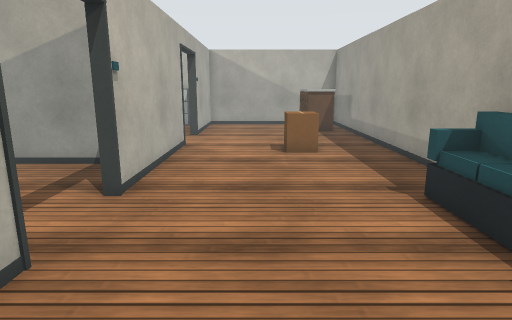
View 1 (above)

16 first-person views from a walk through a Gazebo world. The camera is 1.2 m above the floor, tilts 12° down and sees 75° across. The floor is counted in squares, 0.5 m on a side. Each view is taken from the middle of a square. On the plan, view 1 faces up. The plan holds only what a view shows up to about 20 squares ahead; the rest is blank. Surface patterns are stand-ins for the level's own textures.

View 2
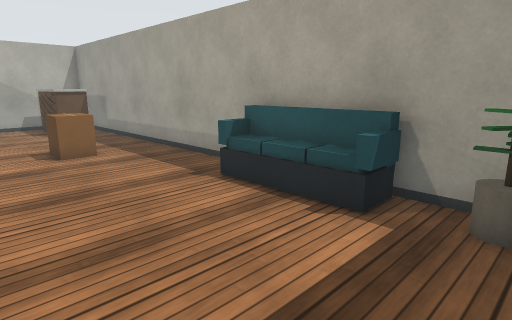

View 3
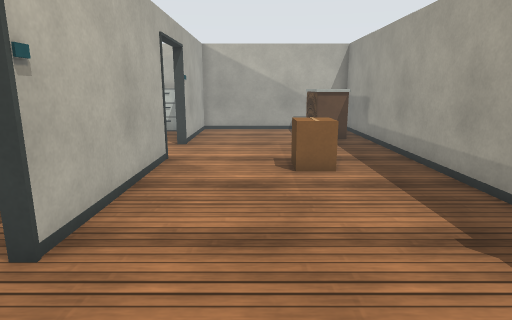

View 4
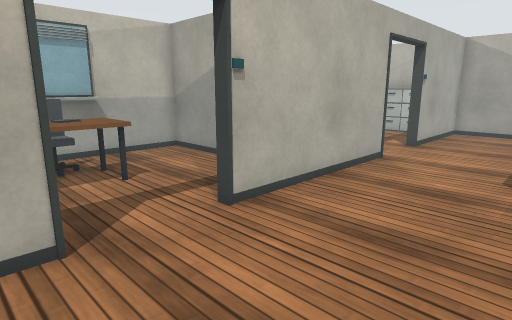

View 5
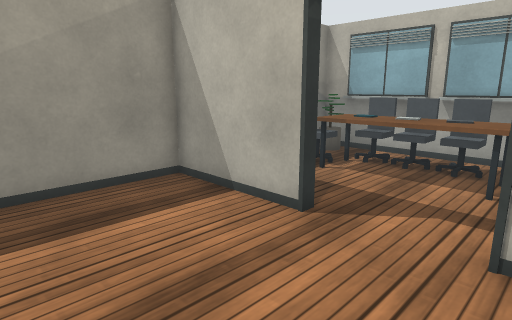

View 6
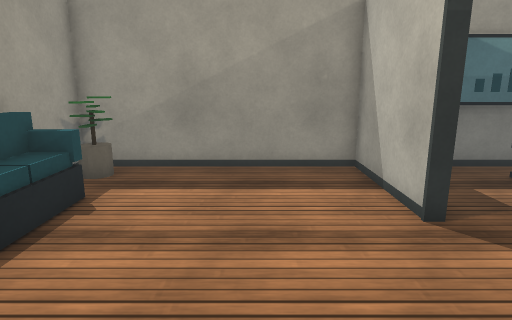

View 7
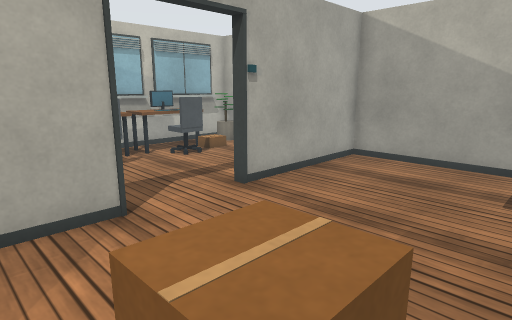

View 8
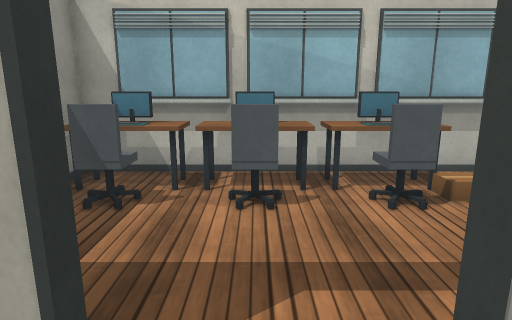

View 9
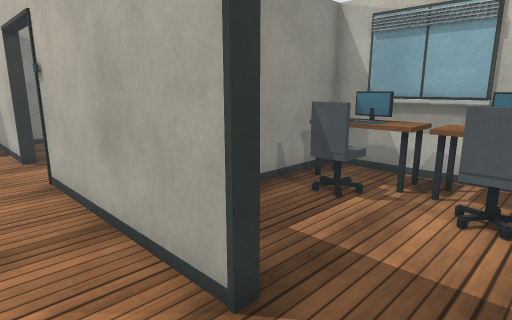

View 10
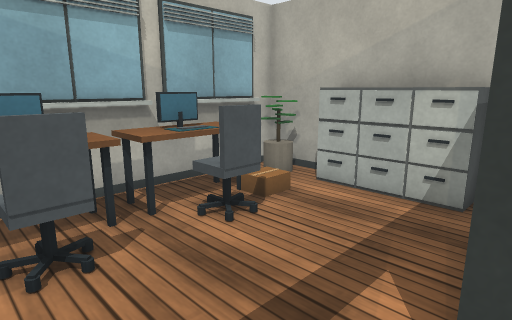

View 11
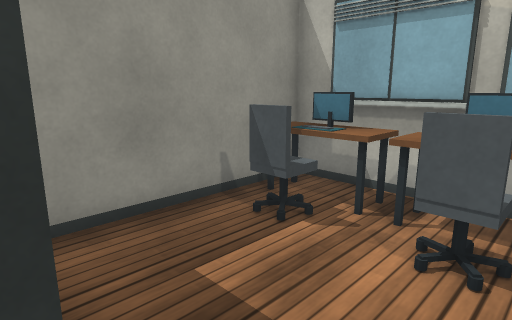

View 12
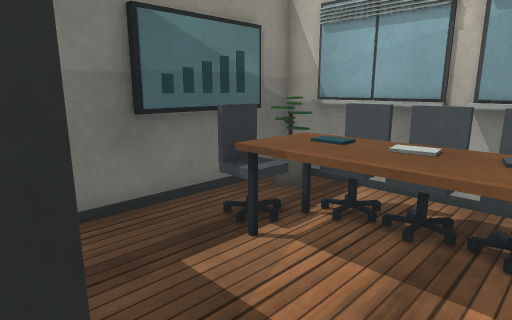

View 13
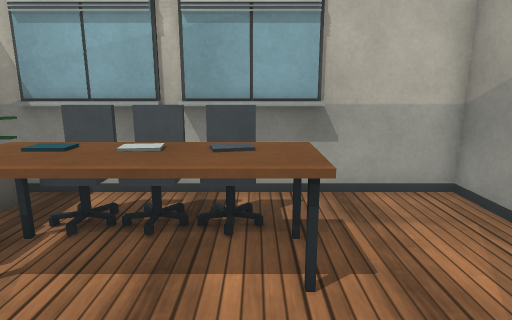

View 14
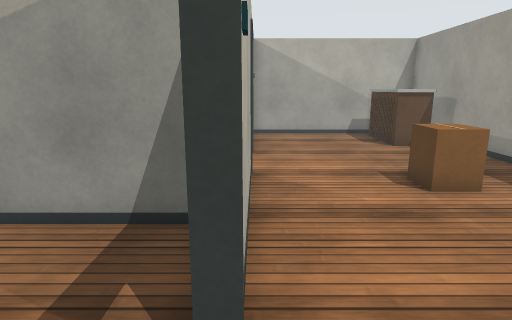

View 15
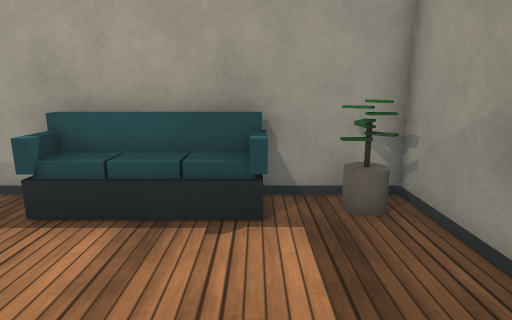

View 16
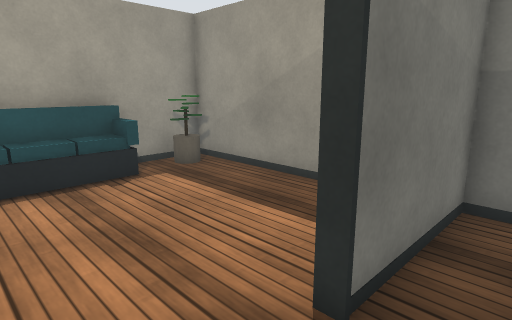

### Floor plan
Points are (right, up) in squares from view 1. A wall is a line through its corners. A room is listed if a view was taken in it or the views show most of it. See-through windows are left out.
Room 1 (views 1, 2, 3, 4, 5, 6, 7, 8, 9, 15)
walls: (-3.1, 14.6) (-3.1, 7.3); (-3.1, 4.2) (-3.1, -0.3) (5.4, -0.3) (5.4, 23.3) (-3.1, 23.3) (-3.1, 17.7)
ways out: opening at (-3, 16) to room 2; opening at (-3, 6) to room 3
objects: other object (1, 13) to (2, 14); counter (3, 19) to (4, 22); plant (4, 1) to (5, 1); sofa (4, 3) to (5, 7)
Room 2 (views 10, 11)
walls: (-3.1, 17.7) (-3.5, 17.7); (-3.6, 14.6) (-3.1, 14.6); (-10.3, 21.5) (-10.3, 20.4); (-10.6, 23.4) (-10.6, 11) (-4.1, 11)
ways out: opening at (-3, 16) to room 1
objects: other object (-10, 12) to (-9, 14); other object (-10, 15) to (-9, 17); other object (-10, 18) to (-9, 20); plant (-10, 22) to (-9, 23); other object (-9, 20) to (-8, 21); desk (-8, 13); desk (-8, 16); desk (-8, 19) to (-8, 20); filing cabinet (-8, 23) to (-5, 23)
Room 3 (views 12, 13, 14, 16)
walls: (-10.8, 3.9) (-10.3, 3.9) (-10.3, 1.8); (-10.3, 7.5) (-10.3, 4.2); (-3.1, 7.3) (-3.5, 7.3); (-5.5, -0.3) (-3.5, -0.3) (-3.5, 4.2) (-3.1, 4.2); (-4.1, 10.7) (-10.6, 10.7) (-10.6, -0.4)
ways out: opening at (-3, 6) to room 1
objects: plant (-10, 0) to (-10, 1); other object (-9, 0) to (-6, 0); chair (-9, 3) to (-8, 3); chair (-9, 4) to (-8, 5); chair (-9, 5) to (-8, 6); chair (-8, 1) to (-7, 2); table (-8, 3) to (-7, 7)

Where each view was taken, in squares from view 1:
view 1: 0 up, 0 right, facing up
view 2: 0 up, 2 left, facing up-right
view 3: 3 up, 0 right, facing up
view 4: 3 up, 2 right, facing up-left
view 5: 8 up, 2 right, facing down-left
view 6: 10 up, 0 right, facing down
view 7: 12 up, 3 right, facing up-left
view 8: 16 up, 1 left, facing left
view 9: 17 up, 1 left, facing down-left
view 10: 15 up, 3 left, facing up-left
view 11: 17 up, 3 left, facing down-left
view 12: 6 up, 3 left, facing down-left
view 13: 6 up, 3 left, facing left
view 14: 5 up, 3 left, facing up
view 15: 3 up, 2 left, facing right
view 16: 7 up, 5 left, facing down-right
